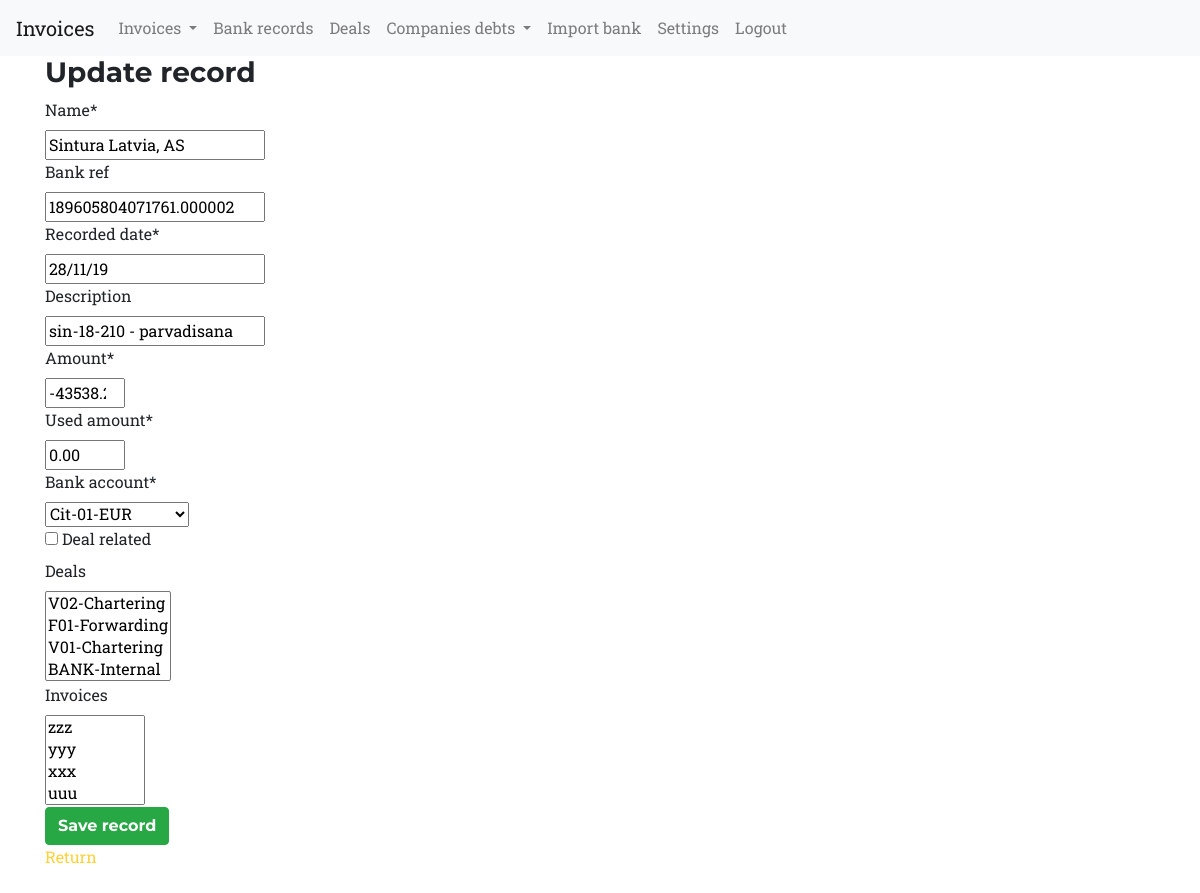
The app's page /invoices/bank_record/update/2361/?returnUrl=/invoices/statement_import (signed in), older data.
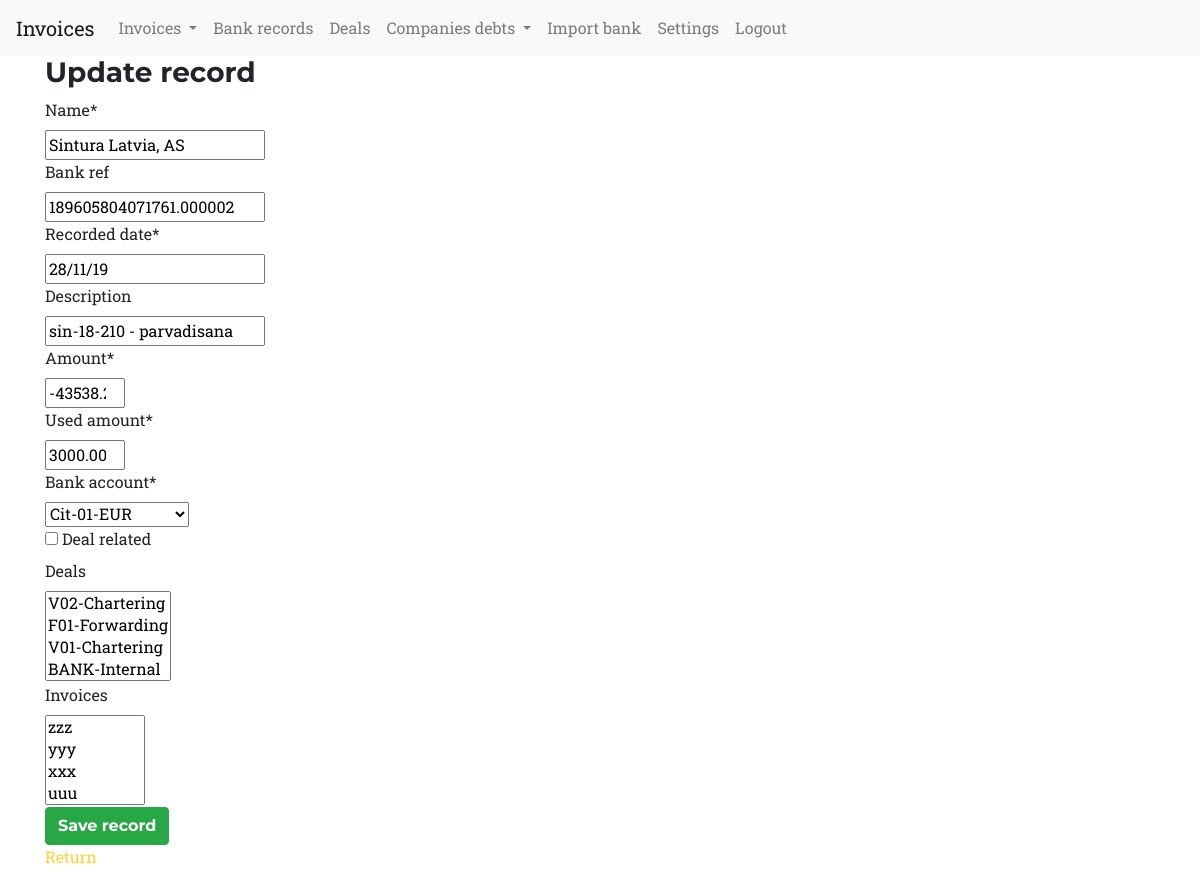
The same page, newer data.
### invoices/models/invoice_models.py (models this page shows, shortened)
class BankRecord(models.Model):
    name = models.CharField(max_length=40)
    bank_ref = models.CharField(max_length=30, default="", blank=True)
    recorded_date = models.DateField(default=date.today)
    description = models.CharField(max_length=200, blank=True)
    amount = models.DecimalField(default=0, max_digits=10, decimal_places=2)
    used_amount = models.DecimalField(default=0, max_digits=10, decimal_places=2)
    bank_account = models.ForeignKey(BankAccount, related_name="records", on_delete=models.CASCADE)
    deal_related = models.BooleanField(default=True)
    deals = models.ManyToManyField(Deal, related_name="bank_records", blank=True)
    invoices = models.ManyToManyField(Invoice, related_name="bank_records", blank=True)
    class Meta:
        ordering = ('-recorded_date',)

### invoices/models/deal_models.py (models this page shows, shortened)
class BankAccount(models.Model):
    name = models.CharField(max_length=30)
    bank_name = models.CharField(max_length=30)
    bank_swift = models.CharField(max_length=30)
    account_name = models.CharField(max_length=30)
    payment_details = models.TextField(max_length=300, blank=True,
                                   validators=[MaxLengthValidator(300)])
    currency = models.ForeignKey(Currency, related_name="accounts", on_delete=models.CASCADE)
    balance = models.DecimalField(default=0, max_digits=10, decimal_places=2)
    class Meta:
        ordering = ('bank_name','name',)
    def __str__(self):
        return self.name + '-' + self.currency.name

class Currency(models.Model):
    name = models.CharField(max_length=10)
    exchange_rate = models.DecimalField(default=1, max_digits=10, decimal_places=4)
    class Meta:
        ordering = ('name',)

class Deal(models.Model):
    name = models.CharField(max_length=30, default="N/A D")
    started_date = models.DateField(default=date.today)
    department = models.ForeignKey(Department, related_name="deals", on_delete=models.CASCADE)
    completed_date = models.DateField(default=date.today)
    client = models.ForeignKey(Company, related_name="deals", on_delete=models.CASCADE)
    total_received = models.DecimalField(default=0, max_digits=10, decimal_places=2)
    total_invoiced = models.DecimalField(default=0, max_digits=10, decimal_places=2)
    total_balance = models.DecimalField(default=0, max_digits=10, decimal_places=2)
    class Meta:
        ordering = ('-completed_date', '-started_date', 'name',)
    def __str__(self):
        return self.name + '-' + self.department.name

class Department(models.Model):
    name = models.CharField(max_length=30)

### invoices/views/short_views.py (the view)
class BankRecordUpdateView(ShortUpdateView):
    model = BankRecord
    modelDescriptiveName = "record"
    success_url = reverse_lazy('invoices:bank_records_index')
    pk_url_kwarg = "bank_record_id"

### invoices/models/invoice_models.py (called while the page is built)
    def __str__(self):
        return self.number

### invoices/views/short_views.py (called while the page is built)
    def get_context_data(self, **kwargs):
        context = super(ShortUpdateView, self).get_context_data(**kwargs)
        context['headerText'] = "Update " + self.modelDescriptiveName
        context['submitText'] = "Save " + self.modelDescriptiveName
        if self.request.GET.get('returnUrl'):
            context['returnUrlHref'] = self.request.GET.get('returnUrl')
        else:
            context['returnUrlHref'] = self.returnUrlHref
        context['returnUrlText'] = "Return"
        return context

### invoices/templates/invoices/short_forms/create.html (shortened to what this page needs)
{% extends "invoices/local_base.html" %}
{% load static %}
{% load crispy_forms_tags %}
{% block content %}
<div class="container">
    <h3>{{headerText}} {{ view.class.name }}</h3>
    <form method="post">
    {{ form|crispy }}
    <button type="submit" class="btn btn-success">{{submitText}}</button>
  </form>
    <div class="row">
        <div class="col-md-3">
            <a href="{% if request.GET.returnUrl %}{{request.GET.returnUrl}}{% else %}{{returnUrlHref}}{% endif %}">{{returnUrlText}}</a>
        </div>
        <div class="col-md-6">
        </div>
    </div>
    <br>
</div>
  {% endblock content %}

Row changes from the older to the newer data that the page shows:
changed BankRecord "sin-18-210 - parvadisana": used_amount "0.00" → "3000.00"
